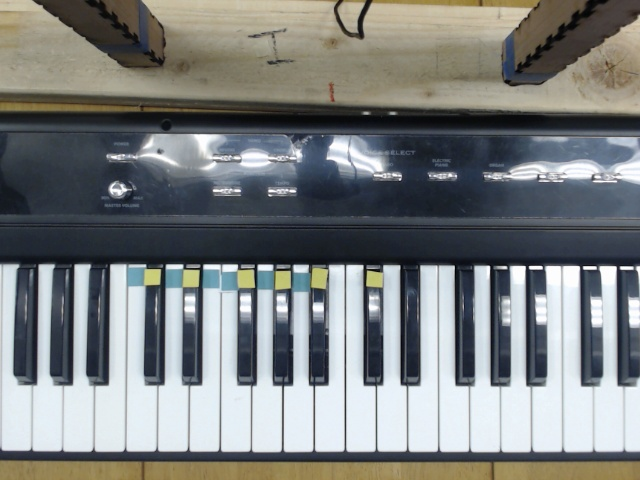
#> input picture frame_0.jpg, 640 x 480 px
$ jupyter execute --allow-errors Key_Presses_New_Approach.ipynb
#> lines starting #> are read from the running program, lines starting #| are printed output that depends on the picture; after the words box and inside, x2 and y2 are one past the last pixel; in counts of white or black regions, pixels touching at a corner belong together
[cell 1]
import cv2

# Load an image
image = cv2.imread('frame_0.jpg')
#> image is the input picture: shape (480, 640, 3); mean B, G, R 127.7, 127.9, 124.6

# Define the region of interest (ROI) coordinates
# x, y are the top-left corner of the rectangle
# w, h are the width and height of the rectangle
# x, y, w, h = 100, 100, 50, 50
x1, y1, x2, y2 = 0, 265, 640, 452

# Crop the image using array slicing
# roi = image[y:y+h, x:x+w]
roi = image[y1:y2, x1:x2]
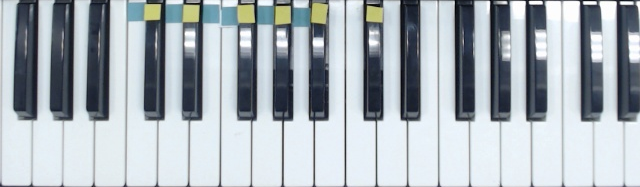
#> roi: shape (187, 640, 3); mean B, G, R 184.9, 178.6, 170

# Display the ROI in a new window
cv2.imshow('ROI', roi)
cv2.waitKey(0)
cv2.destroyAllWindows()

[cell 2]
import cv2
import numpy as np

# Function to convert HEX to BGR
def hex_to_bgr(hex_color):
    hex_color = hex_color.lstrip('#')
    lv = len(hex_color)
    return tuple(int(hex_color[i:i + lv // 3], 16) for i in range(0, lv, lv // 3))[::-1]

# Convert #C8CE7B to BGR
bgr_color = hex_to_bgr("#C8CE7B")

# Define a threshold for color matching
threshold = 40  # Adjust this value as needed

# Load the image
image = roi

# Calculate the lower and upper bounds of the colors
lower_bound = np.array([max(0, bgr_color[0] - threshold), max(0, bgr_color[1] - threshold), max(0, bgr_color[2] - threshold)])
upper_bound = np.array([min(255, bgr_color[0] + threshold), min(255, bgr_color[1] + threshold), min(255, bgr_color[2] + threshold)])

# Find the pixels within the threshold range and create a mask
mask = cv2.inRange(image, lower_bound, upper_bound)
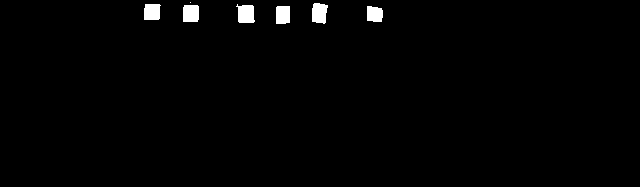
#> mask: shape (187, 640); 1.3% white; 7 white regions (1 under 20 px), largest, box (x1, y1, x2, y2) and area: (236, 4, 255, 23) 288, (312, 3, 328, 24) 276, (183, 5, 199, 22) 267, (144, 4, 161, 20) 252, (276, 6, 290, 24) 247, (367, 6, 383, 22) 228

# Change matching pixels to yellow (BGR: (0, 255, 255))
image[mask != 0] = [255, 0, 0]
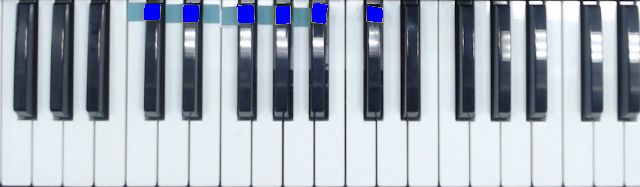
#> image: shape (187, 640, 3); 1.3% of pixels changed, all inside (x1, y1, x2, y2) = (144, 2, 383, 24)

# Save the modified image or display it
# cv2.imwrite('modified_image.jpg', image)
# Or display the image
cv2.imshow('Modified Image', image)
cv2.waitKey(0)
cv2.destroyAllWindows()

[cell 3]
import cv2
import numpy as np
from sklearn.cluster import DBSCAN

# Your existing code to modify the image
# ...

# Define the blue color you used (in BGR format)
blue_color = [255, 0, 0]

# Convert the image into a set of data points, but only for blue points
points = []
for x in range(image.shape[0]):
    for y in range(image.shape[1]):
        if all(image[x, y] == blue_color):  # Check if the pixel is blue
            points.append([x, y])

points = np.array(points)

# Apply DBSCAN
if len(points) > 0:
    dbscan = DBSCAN(eps=5, min_samples=10)  # Adjust eps and min_samples as needed
    clusters = dbscan.fit_predict(points)

    # Organize points into a dictionary based on their cluster
    cluster_dict = {}
    for idx, point in enumerate(points):
        cluster_idx = clusters[idx]
        if cluster_idx != -1:  # You can choose to ignore noise points or store them separately
            if cluster_idx in cluster_dict:
                cluster_dict[cluster_idx].append(point.tolist())
            else:
                cluster_dict[cluster_idx] = [point.tolist()]
else:
    print("No blue points found in the image.")
    cluster_dict = {}

[cell 4]
cluster_dict

[cell 5]
new_list = [row[1] for row in cluster_dict[0]]
#print(len(new_list))
leftmost_point_0=min(new_list)
#> leftmost_point_0 = 183
print(leftmost_point_0)
#| 183

[cell 6]
leftmost_points = []
for i in range(len(cluster_dict)):
    new_list = [row[1] for row in cluster_dict[i]]
    leftmost_point=min(new_list)
    leftmost_points.append(leftmost_point)
#> after the loop, leftmost_points = [183, 312, 144, 236, 276, 367]

print(leftmost_points)
#| [183, 312, 144, 236, 276, 367]
